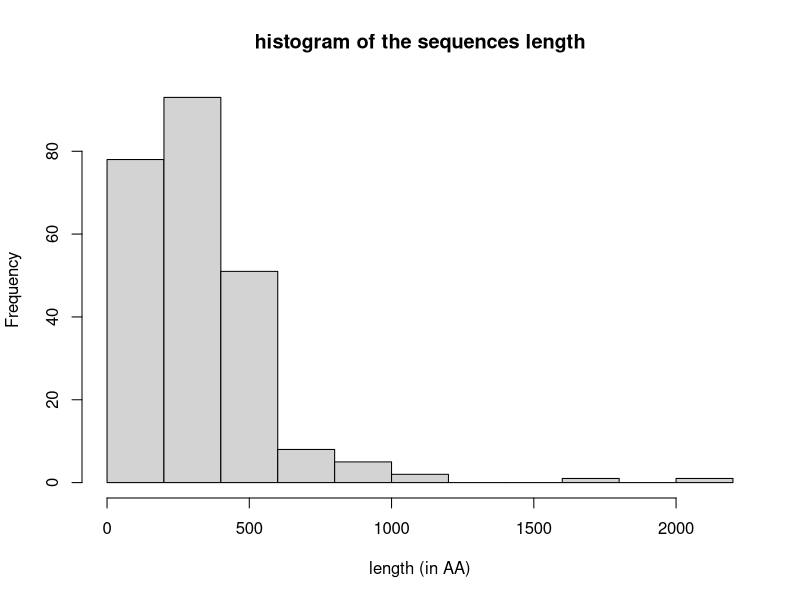

Here is the R script that generated this plot:
setwd("D:/Program Files (x86)/GitProject/DataMining_On_Proteins/")
#Loading the csv with all protein needed values
data<-read.csv("clusters.csv",sep=",")
#displaying histogram of the desired criteria (change the data$ value to display other histograms)
hist(as.numeric(data$seq_length), main="histogram of the sequences length",xlab="length (in AA)")
